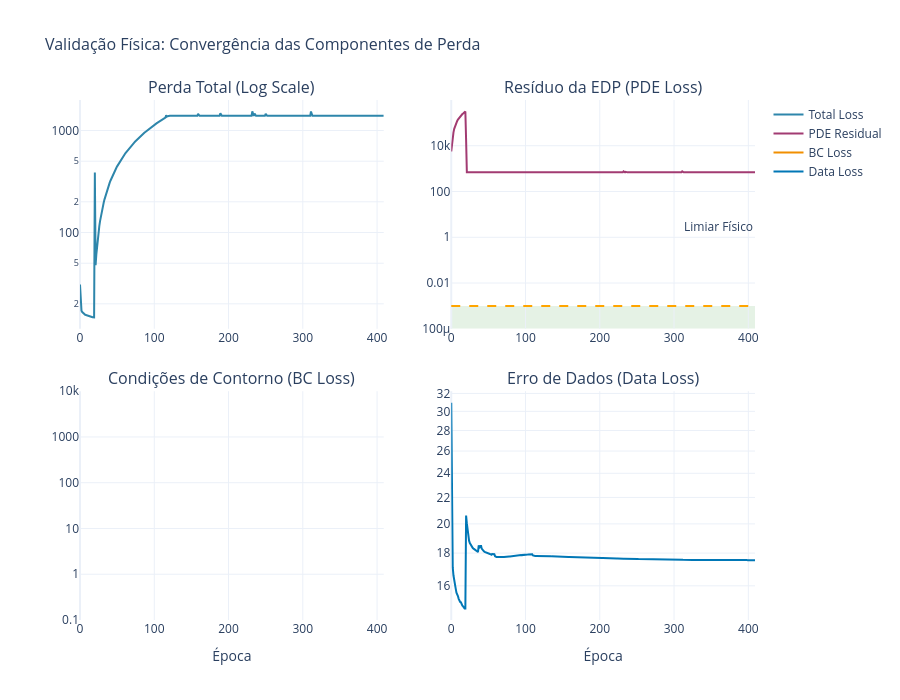
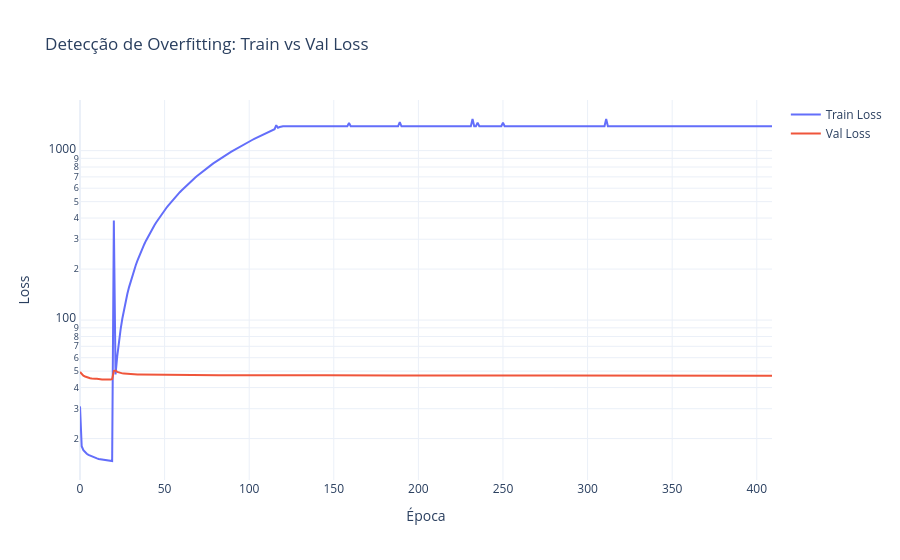

Notebook code cell kept with these figures, in order:
### Markdown cell above
## 3: Diagnóstico de Treinamento (Losses)

### Code cell
# Plota convergência das perdas
fig_loss = viz.plot_loss_convergence_hybrid() # Certifique-se que este método existe no seu visualization.py atualizado
if fig_loss: fig_loss.show()

# Plota detecção de Overfitting
fig_overfit = viz.plot_overfitting_detection()
if fig_overfit: fig_overfit.show()

### Figure 1 — Plotly figure (JSON) as saved in the notebook; plotly's stock layout.template omitted (floating-point values rounded to 4 significant figures; data arrays with more than 128 entries replaced by an {"elided": "..."} marker saying what was removed)
{"data": [{"line": {"color": "#2E86AB", "width": 2}, "mode": "lines", "name": "Total Loss", "type": "scatter", "x": {"elided": "410 int values"}, "xaxis": "x", "y": {"elided": "410 float values"}, "yaxis": "y"}, {"line": {"color": "#A23B72", "width": 2}, "mode": "lines", "name": "PDE Residual", "type": "scatter", "x": {"elided": "410 int values"}, "xaxis": "x2", "y": {"elided": "410 float values"}, "yaxis": "y2"}, {"line": {"color": "#F18F01", "width": 2}, "mode": "lines", "name": "BC Loss", "type": "scatter", "x": {"elided": "410 int values"}, "xaxis": "x3", "y": {"elided": "410 float values"}, "yaxis": "y3"}, {"line": {"color": "#0077B6", "width": 2}, "mode": "lines", "name": "Data Loss", "type": "scatter", "x": {"elided": "410 int values"}, "xaxis": "x4", "y": {"elided": "410 float values"}, "yaxis": "y4"}], "layout": {"annotations": [{"font": {"size": 16}, "showarrow": false, "text": "Perda Total (Log Scale)", "x": 0.225, "xanchor": "center", "xref": "paper", "y": 1, "yanchor": "bottom", "yref": "paper"}, {"font": {"size": 16}, "showarrow": false, "text": "Resíduo da EDP (PDE Loss)", "x": 0.775, "xanchor": "center", "xref": "paper", "y": 1, "yanchor": "bottom", "yref": "paper"}, {"font": {"size": 16}, "showarrow": false, "text": "Condições de Contorno (BC Loss)", "x": 0.225, "xanchor": "center", "xref": "paper", "y": 0.44, "yanchor": "bottom", "yref": "paper"}, {"font": {"size": 16}, "showarrow": false, "text": "Erro de Dados (Data Loss)", "x": 0.775, "xanchor": "center", "xref": "paper", "y": 0.44, "yanchor": "bottom", "yref": "paper"}, {"showarrow": false, "text": "Limiar Físico", "x": 1, "xanchor": "right", "xref": "x2 domain", "y": 0.001, "yanchor": "bottom", "yref": "y2"}], "height": 700, "shapes": [{"line": {"color": "orange", "dash": "dash"}, "type": "line", "x0": 0, "x1": 1, "xref": "x2 domain", "y0": 0.001, "y1": 0.001, "yref": "y2"}, {"fillcolor": "green", "layer": "below", "line": {"width": 0}, "opacity": 0.1, "type": "rect", "x0": 0, "x1": 1, "xref": "x2 domain", "y0": 0.0001, "y1": 0.001, "yref": "y2"}], "showlegend": true, "title": {"font": {"size": 16}, "text": "Validação Física: Convergência das Componentes de Perda"}, "xaxis": {"anchor": "y", "domain": [0, 0.45]}, "xaxis2": {"anchor": "y2", "domain": [0.55, 1]}, "xaxis3": {"anchor": "y3", "domain": [0, 0.45], "title": {"text": "Época"}}, "xaxis4": {"anchor": "y4", "domain": [0.55, 1], "title": {"text": "Época"}}, "yaxis": {"anchor": "x", "domain": [0.56, 1], "type": "log"}, "yaxis2": {"anchor": "x2", "domain": [0.56, 1], "type": "log"}, "yaxis3": {"anchor": "x3", "domain": [0, 0.44], "type": "log"}, "yaxis4": {"anchor": "x4", "domain": [0, 0.44], "type": "log"}}}

### Figure 2 — Plotly figure (JSON) as saved in the notebook; plotly's stock layout.template omitted (floating-point values rounded to 4 significant figures; data arrays with more than 128 entries replaced by an {"elided": "..."} marker saying what was removed)
{"data": [{"name": "Train Loss", "type": "scatter", "x": {"elided": "410 int values"}, "y": {"elided": "410 float values"}}, {"name": "Val Loss", "type": "scatter", "x": {"elided": "410 int values"}, "y": {"elided": "410 float values"}}], "layout": {"title": {"text": "Detecção de Overfitting: Train vs Val Loss"}, "xaxis": {"title": {"text": "Época"}}, "yaxis": {"title": {"text": "Loss"}, "type": "log"}}}
